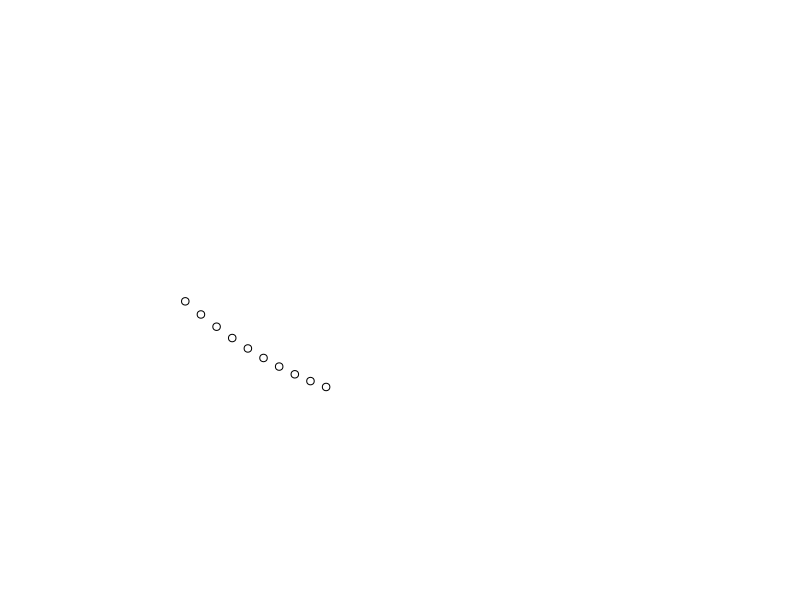
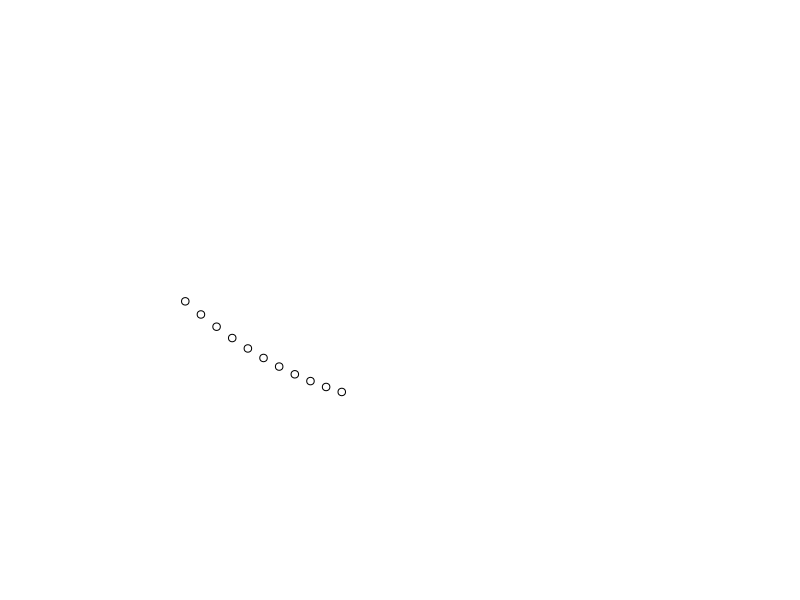
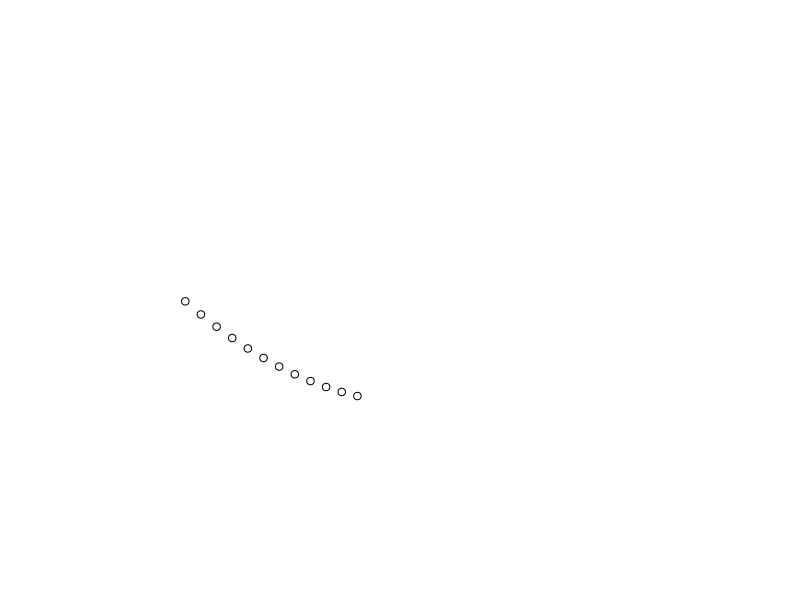
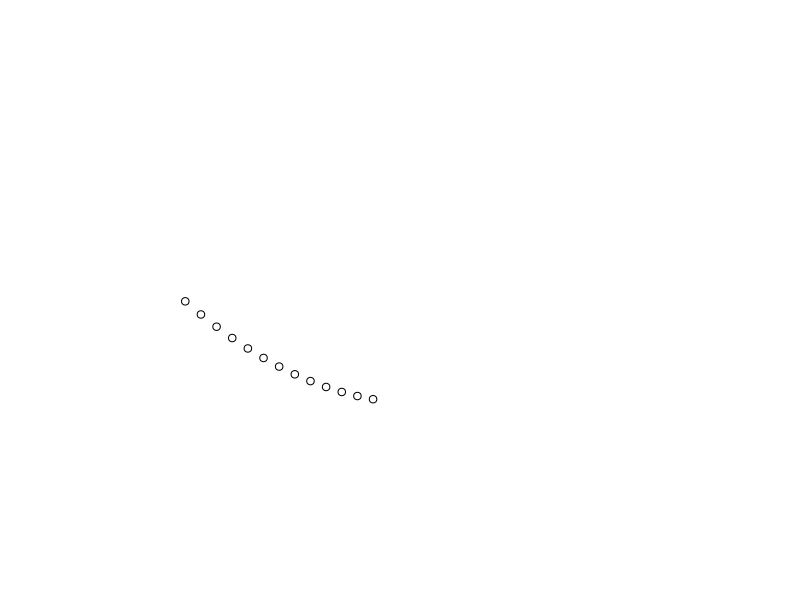
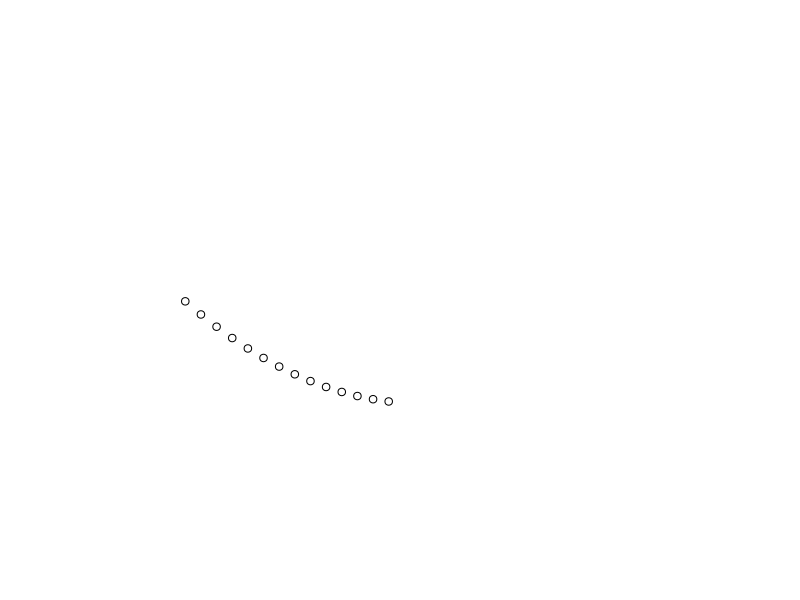
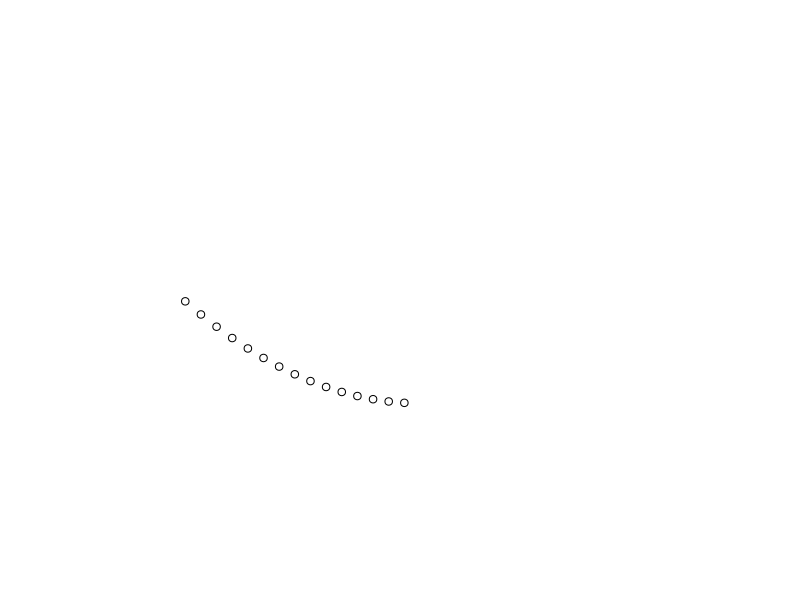
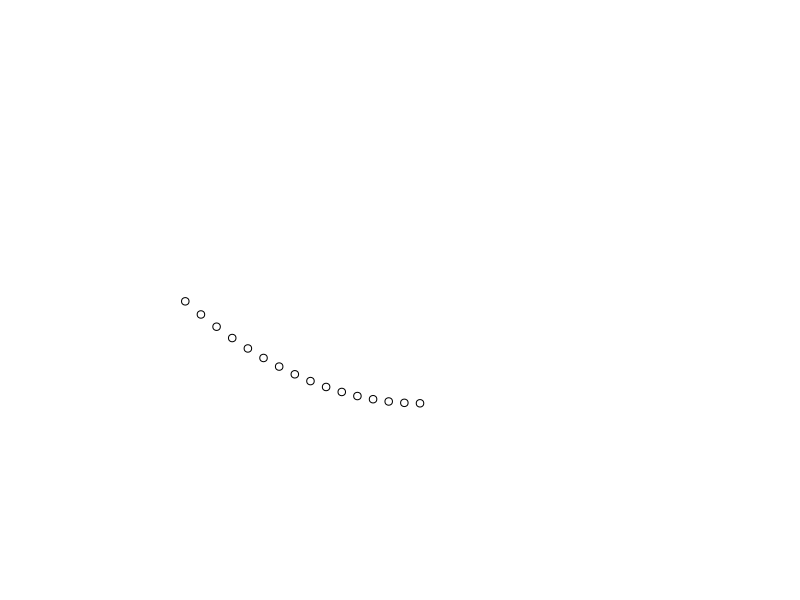

The R script that drew these images, in order: (Note: this script raises an error after producing the figures.)
# Library -----------------------------------------------------------------
library(gtools)    # To switch from alphabetical to natural sort.
library(magick)    # To make a gif.

# Create Mouth ------------------------------------------------------------

# Empty df
mouth <- data.frame()
dots <- -20:10

# Create a parabola, `y`, and imperatively draw each point.
for (i in 1:length(dots)){
  x <- dots[i]
  y <- .1*x^2 + x + 10
  coords <- cbind(x, y)
  mouth <- rbind(mouth, coords)

  # Save file.
  filename <- paste0("output/base/", "1_", i, ".png")
  png(file = filename, width = 500, height = 450)
  plot(mouth$x, mouth$y, 
       xlab = "", ylab = "",
       xlim = c(-25, 15), ylim = c(-10, 75),
       axes = FALSE, frame.plot = FALSE)
  dev.off()
}

# Prep for Eyes -----------------------------------------------------------

# Set radius (how big the eyes are)
radius <- 3

# Set theta (amount of dots and angle)
theta <- seq(from = 0, to = 5.5,  by = .5)

# Set coordinates for circles (left and right eyes)
ycoords <- sin(theta) * (radius * 2.5) + 50
Lxcoords <- cos(theta) * (radius) + -10
Rxcoords <- cos(theta) * (radius) + 1

# Create Eyes -------------------------------------------------------------

# Draw the left eye
lefteye <- data.frame()
for (i in 1:length(theta)) {
  coords <- cbind(Lxcoords[i], ycoords[i])
  lefteye <- rbind(lefteye, coords)
  
  # Save file.
  filename <- paste0("output/base/", "2_", i, ".png")
  png(file = filename, width = 500, height = 450)
  plot(mouth$x, mouth$y, 
       xlab = "", ylab = "",
       xlim = c(-25, 15), ylim = c(-10, 75),
       axes = FALSE, frame.plot = FALSE)
  points(lefteye$V1, lefteye$V2, xlim = c(-25, 15), ylim = c(-10, 75))
  dev.off()
}

# Draw the right eye
righteye <- data.frame()
for (i in 1:length(theta)) {
  coords <- cbind(Rxcoords[i], ycoords[i])
  righteye <- rbind(righteye, coords)
  
  # Save file.
  filename <- paste0("output/base/", "3_", i, ".png")
  png(file = filename, width = 500, height = 450)
  plot(mouth$x, mouth$y, 
       xlab = "", ylab = "",
       xlim = c(-25, 15), ylim = c(-10, 75),
       axes = FALSE, frame.plot = FALSE)
  points(lefteye$V1, lefteye$V2, xlim = c(-25, 15), ylim = c(-10, 75))
  points(righteye$V1, righteye$V2, xlim = c(-25, 15), ylim = c(-10, 75))
  dev.off()
}


# Make Gif ----------------------------------------------------------------

# From http://www.nagraj.net/notes/gifs-in-r/

# List & sort files.
imgs <- list.files("output/base", full.names = TRUE)
imgs <- mixedsort(imgs)
img_list <- lapply(imgs, image_read)

# Join the images together.
img_joined <- image_join(img_list)

# Animate.
img_animated <- image_animate(img_joined, fps = 20)
img_animated

# Save.
image_write(image = img_animated, path = "gifs/smiley4.gif")
